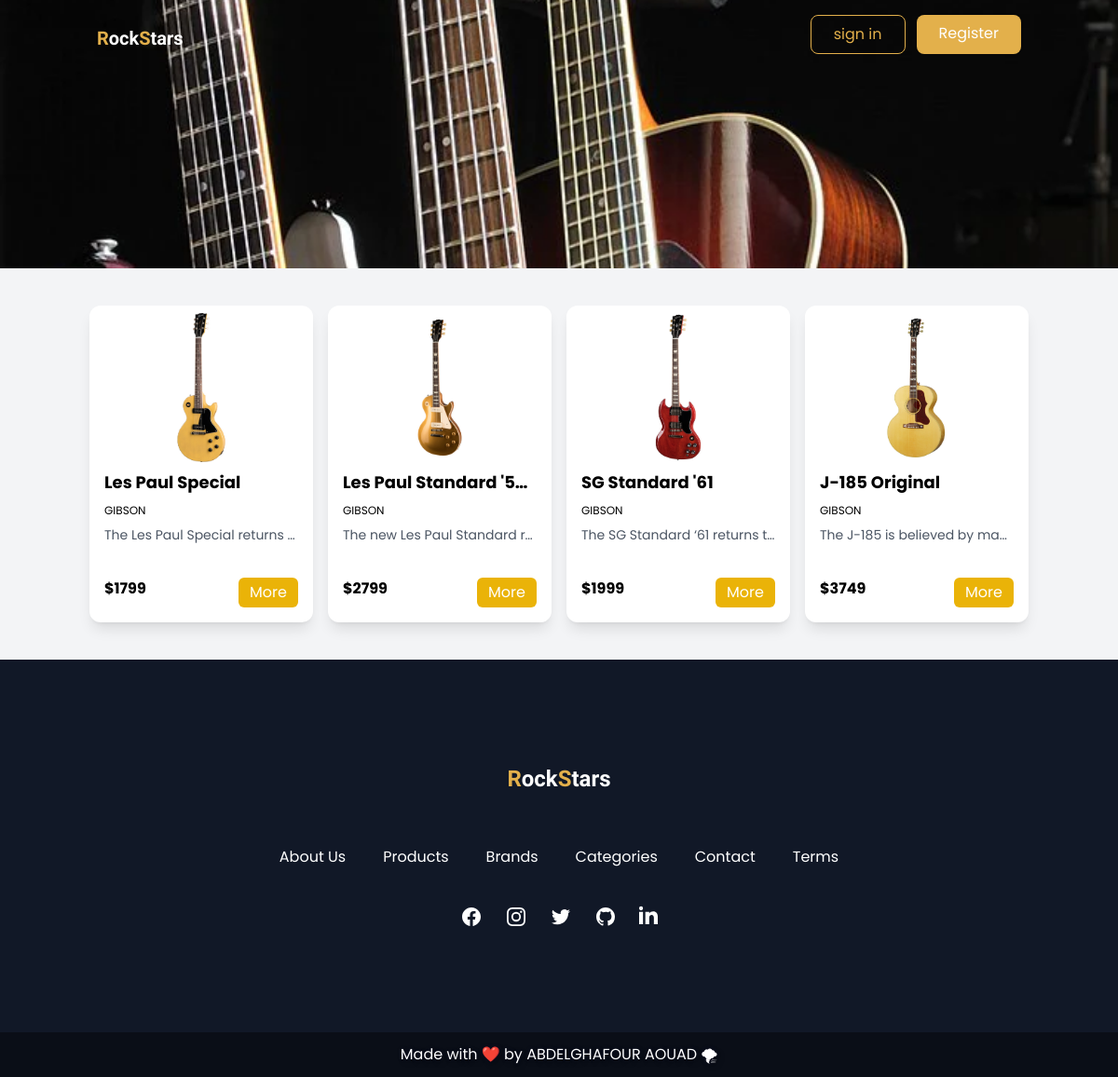
The app's page /code/category.php?id=3 with its own data.
### tables this page shows
CREATE TABLE IF NOT EXISTS `categories` (
  `id` int NOT NULL AUTO_INCREMENT,
  `name` varchar(255) NOT NULL,
  `description` text NOT NULL,
  `picture` text NOT NULL,
  PRIMARY KEY (`id`)
);

CREATE TABLE IF NOT EXISTS `products` (
  `id` int NOT NULL AUTO_INCREMENT,
  `model` varchar(255) NOT NULL,
  `description` text,
  `brands_id` int NOT NULL,
  `categories_id` int NOT NULL,
  `quantity` int NOT NULL,
  `price` float NOT NULL,
  `picture` text NOT NULL,
  `created_at` timestamp NULL DEFAULT NULL,
  `updated_at` timestamp NOT NULL DEFAULT CURRENT_TIMESTAMP,
  `created_by` int NOT NULL,
  `updated_by` int NOT NULL,
  PRIMARY KEY (`id`)
);

CREATE TABLE IF NOT EXISTS `brands` (
  `id` int NOT NULL AUTO_INCREMENT,
  `name` varchar(255) NOT NULL,
  `description` text NOT NULL,
  `picture` text NOT NULL,
  PRIMARY KEY (`id`)
);

### code/scripts.php (called while the page is built, shortened)
<?php
include_once 'connection.php';
function getCategory($id)
{
      global $conn;
      $sql = "SELECT * FROM categories where id = $id ";
      $res = mysqli_fetch_assoc(mysqli_query($conn, $sql));
      return $res;
}
function getProducts($id)
{
      global $conn;
      $sql = "SELECT products.* , brands.name as brand FROM products  inner join (brands) on products.brands_id=brands.id  where categories_id = $id";
      $res = mysqli_query($conn, $sql);
      return $res;
}

### code/category.php (the view, shortened to what this page needs)
<?php
include 'scripts.php';
if (isset($_GET['id'])) {
  $category = getCategory($_GET['id']);
  $products = getProducts($_GET['id']);
} else {
  header('location: 404.php');
}
?>
<!DOCTYPE html>
<html lang="en">
<head>
  <link rel="stylesheet" href="assets/css/main.css">
</head>
<body class="font-Poppins">
  <div id="background-img" class="h-72 from-black/80 to-transparent bg-gradient-to-t inset-x-0" style="background-image: url(assets/img/categories/<?= $category['picture']  ?>) ;">
    <?php
    include 'include/navbar.php';
    ?>
  </div>
  <div class="bg-gray-100 py-10 w-full min-h-max gap-4 flex-wrap flex justify-center items-center">
    <?php
    foreach ($products as $count => $product) {
    ?>
      <div class="w-60 p-2 bg-white rounded-xl transform transition-all hover:-translate-y-2 duration-300 shadow-lg hover:shadow-2xl">
        <img class="h-40 mx-auto object-cover rounded-xl" src="assets/img/products/<?= $product['picture'] ?>" alt="<?= $product['model'] ?>">
        <div class="p-2">
          <h2 class="font-bold text-lg mb-2 truncate"><?= $product['model'] ?></h2>
          <h2 class="text-xs mb-2 "><?= $product['brand'] ?></h2>
          <p class="text-sm text-gray-600 truncate h-10"><?= $product['description'] ?></p>
        </div>
        <div class="m-2 flex justify-between">
          <h2 class="font-bold">$<?= $product['price'] ?></h2>
          <a role='button' href='#' class="text-white bg-yellow-500 px-3 py-1 rounded-md hover:bg-lightGold">More</a>
        </div>
      </div>
    <?php
    }
    ?>
  </div>
  <?php
  include 'include/footer.php'
  ?>
</body>
</html>

### code/include/navbar.php
<nav class="relative container mx-auto p-4">
      <div class="flex items-center justify-between">
            <a href="index.php" class="pt-2">
                  <div class="font-RockStars font-semibold text-sm ms:text-xl md:text-xl text-white"><span class="text-gold">R</span>ock<span class="text-gold">S</span>tars</div>
            </a>
            <div class="flex space-x-3">
                  <?php
                  if (isset($_SESSION['id'])) { ?>
                        <div class="relative">
                              <div id="dropdown" class="flex items-center cursor-pointer">
                                    <div class="text-white mr-4 sm:block hidden"><?= $_SESSION['first_name'] . ' ' . $_SESSION['last_name'] ?></div>
                                    <button class="p-1 bg-gray-200 rounded-full focus:outline-none focus:ring">
                                          <img class="object-cover w-8 h-8 rounded-full" src="assets/img/users/<?= ($_SESSION['picture']) ?  $_SESSION['picture'] :  'avatar.png' ?>" alt="<?= $_SESSION['first_name'] . ' ' . $_SESSION['last_name'] ?>" />
                                    </button>
                              </div>
                              <div id="dropdown-card" class=" z-20 hidden absolute mt-3 transform -translate-x-full bg-white rounded-md shadow-lg min-w-max">
                                    <div class="flex flex-col p-4 space-y-1 font-medium border-b">
                                          <span class="text-gray-800"><?= $_SESSION['first_name'] . ' ' . $_SESSION['last_name'] ?></span>
                                          <span class="text-sm text-gray-400"><?= $_SESSION['email'] ?></span>
                                    </div>
                                    <ul class="flex flex-col p-2 my-2 space-y-1">
                                          <li>
                                                <a href="dashboard.php" class="block px-2 py-1 transition rounded-md hover:bg-gray-100">Dashboard</a>
                                          </li>
                                          <li>
                                                <a href="edit.php" class="block px-2 py-1 transition rounded-md hover:bg-gray-100">Edit profil</a>
                                          </li>
                                    </ul>
                                    <div class="flex items-center justify-center p-4 text-blue-700 border-t">
                                          <a href="logout.php">Logout</a>
                                    </div>
                              </div>
                        </div>
                  <?php
                  } else {
                  ?>
                        <a href="signin.php" class="block px-3 py-1 p-1 md:p-2 md:px-6 md:py-2 text-gold border border-gold rounded-lg baseline hover:text-black hover:bg-lightGold hover:border-lightGold"> sign in </a>
                        <a href="register.php" class="block px-3 py-1 p-1 md:p-2 md:px-6 md:py-2 bg-gold rounded-lg baseline text-white hover:bg-lightGold hover:text-black"> Register </a>
                  <?php
                  }
                  ?>
            </div>
      </div>
</nav>

### code/include/footer.php (shortened to what this page needs)
<footer id="" class="bg-gray-900">
  <div class="max-w-screen-xl px-4 py-28 mx-auto space-y-8 overflow-hidden sm:px-6 lg:px-8">
    <div class="flex flex-wrap justify-center mx-5 mb-12">
      <div class="font-RockStars font-semibold text-2xl text-white">
        <span class="text-gold">R</span>ock<span class="text-gold">S</span>tars
      </div>
    </div>
    <nav class="flex flex-wrap justify-center -mx-5 -my-2">
      <div class="px-5 py-2">
        <a href="#" class="text-base leading-6 text-white hover:text-gray-500">
          About Us
        </a>
      </div>
      <div class="px-5 py-2">
        <a href="#products" class="text-base leading-6 text-white hover:text-gray-500">
          Products
        </a>
      </div>
      <div class="px-5 py-2">
        <a href="#brands" class="text-base leading-6 text-white hover:text-gray-500">
          Brands
        </a>
      </div>
      <div class="px-5 py-2">
        <a href="#categories" class="text-base leading-6 text-white hover:text-gray-500">
          Categories
        </a>
      </div>
      <div class="px-5 py-2">
        <a href="#" class="text-base leading-6 text-white hover:text-gray-500">
          Contact
        </a>
      </div>
      <div class="px-5 py-2">
        <a href="#" class="text-base leading-6 text-white hover:text-gray-500">
          Terms
        </a>
      </div>
    </nav>
    <div class="flex justify-center mt-8 space-x-6">
      <a href="https://www.facebook.com/abdo.aouad1/" class="text-white hover:text-gray-500">
      </a>
      <a href="https://www.instagram.com/abdo_aouad/" class="text-white hover:text-gray-500">
      </a>
      <a href="https://github.com/abdelghafour77" class="text-white hover:text-gray-500">
      </a>
      <a href="https://github.com/abdelghafour77" class="text-white hover:text-gray-500">
      </a>
      <a href="https://www.linkedin.com/in/abdelghafour-aouad/" class="text-white hover:text-gray-500">
      </a>
    </div>
  </div>
  <div class=" py-3 bg-transparentBlack">
    <div class="container mx-auto">
      <p class="text-shadow-lg text-xs md:text-base text-center text-white">Made with ❤️ by ABDELGHAFOUR AOUAD 🌪</p>
    </div>
  </div>
</footer>

### records on screen
categories: picture (picture)
products: picture (picture), model "Les Paul Special", brands.name "GIBSON", description "The Les Paul Special returns…", price "1799"
products: picture (picture), model "Les Paul Standard '5…", brands.name "GIBSON", description "The new Les Paul Standard r…", price "2799"
products: picture (picture), model "SG Standard '61", brands.name "GIBSON", description "The SG Standard ‘61 returns t…", price "1999"
products: picture (picture), model "J-185 Original", brands.name "GIBSON", description "The J-185 is believed by ma…", price "3749"
